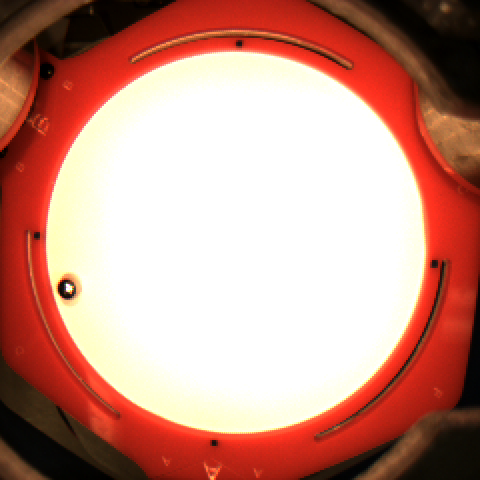
%> input picture images/vitesse_max_version 2/bmp/image_1253.bmp, 480 x 480 px
$ octave correlation_manuel.m   (GNU Octave 9; MATLAB toolbox functions it lacks are replaced by stand-ins)
%> lines starting %> are read from the running program, lines starting %| are printed output that depends on the picture
### Code_Revue_3/Matlab/detection_plaque.m
function [Coords, Centre, Rayon] = detection_plaque(greenImage)

    % Constantes
    [IMAGE_WIDTH,IMAGE_HEIGHT] = size(greenImage);

    HALF_IMAGE_WIDTH = IMAGE_WIDTH/2;
    HALF_IMAGE_HEIGHT = IMAGE_HEIGHT/2;

    THIRD_IMAGE_WIDTH = IMAGE_WIDTH/3;
    THIRD_IMAGE_HEIGHT = IMAGE_HEIGHT/3;

    MAX_SCALE = 0.5;
    DIAMETER_TOLERENCE = 1.05;

    % Variables
    max = [ 0 0 ];
    max_chosen = [ 0 0 ];
    index_X = [ 0 0 ];
    index_Y = [ 0 0 ];
    intensity_X = [ 0 0 ];
    intensity_Y = [ 0 0 ];

    % Detection du dessus de la plaque
    for j = 2 : THIRD_IMAGE_HEIGHT
        gx = greenImage(j-1, HALF_IMAGE_WIDTH-1) ...
            + 2*greenImage(j, HALF_IMAGE_WIDTH-1) ...
            + greenImage(j+1, HALF_IMAGE_WIDTH-1) ...
            - greenImage(j-1, HALF_IMAGE_WIDTH+1) ...
            - greenImage(j, HALF_IMAGE_WIDTH+1) ...
            - greenImage(j+1, HALF_IMAGE_WIDTH+1);

        gy = greenImage(j-1, HALF_IMAGE_WIDTH-1) ...
            + 2*greenImage(j-1, HALF_IMAGE_WIDTH) ...
            + greenImage(j-1, HALF_IMAGE_WIDTH+1) ...
            - greenImage(j+1, HALF_IMAGE_WIDTH-1) ...
            - greenImage(j+1, HALF_IMAGE_WIDTH) ...
            - greenImage(j+1, HALF_IMAGE_WIDTH+1);

        g = sqrt(double(gx*gx + gy*gy));

        if g > max(1)*MAX_SCALE
            intensity_Y(1) = intensity_Y(1)+g;
            max_chosen(1) = g;
            index_Y(1) = j;
            if max_chosen(1) > max(1)
                max(1) = max_chosen(1);
            end
        end
    end

    % Detection du dessous de la plaque
    for j = IMAGE_HEIGHT - 1 : -1 : THIRD_IMAGE_HEIGHT*2
        gx = greenImage(j-1, HALF_IMAGE_WIDTH-1) ...
            + 2*greenImage(j, HALF_IMAGE_WIDTH-1) ...
            + greenImage(j+1, HALF_IMAGE_WIDTH-1) ...
            - greenImage(j-1, HALF_IMAGE_WIDTH+1) ...
            - greenImage(j, HALF_IMAGE_WIDTH+1) ...
            - greenImage(j+1, HALF_IMAGE_WIDTH+1);

        gy = greenImage(j-1, HALF_IMAGE_WIDTH-1) ...
            + 2*greenImage(j-1, HALF_IMAGE_WIDTH) ...
            + greenImage(j-1, HALF_IMAGE_WIDTH+1) ...
            - greenImage(j+1, HALF_IMAGE_WIDTH-1) ...
            - greenImage(j+1, HALF_IMAGE_WIDTH) ...
            - greenImage(j+1, HALF_IMAGE_WIDTH+1);

        g = sqrt(double(gx*gx + gy*gy));

        if g > max(2)*MAX_SCALE
            intensity_Y(2) = intensity_Y(2)+g;
            max_chosen(2) = g;
            index_Y(2) = j;
            if max_chosen(2) > max(2)
                max(2) = max_chosen(2);
            end
        end
    end

    max = [ 0 0 ];
    max_chosen = [ 0 0 ];

    % Detection du cote gauche de la plaque
    for j = 2 : THIRD_IMAGE_WIDTH
        gx = greenImage(HALF_IMAGE_HEIGHT-1, j-1) ...
            + 2*greenImage(HALF_IMAGE_HEIGHT, j-1) ...
            + greenImage(HALF_IMAGE_HEIGHT+1, j-1) ...
            - greenImage(HALF_IMAGE_HEIGHT-1, j+1) ...
            - greenImage(HALF_IMAGE_HEIGHT, j+1) ...
            - greenImage(HALF_IMAGE_HEIGHT+1, j+1);

        gy = greenImage(HALF_IMAGE_HEIGHT-1, j-1) ...
            + 2*greenImage(HALF_IMAGE_HEIGHT-1, j) ...
            + greenImage(HALF_IMAGE_HEIGHT-1, j+1) ...
            - greenImage(HALF_IMAGE_HEIGHT+1, j-1) ...
            - greenImage(HALF_IMAGE_HEIGHT+1, j) ...
            - greenImage(HALF_IMAGE_HEIGHT+1, j+1);

        g = sqrt(double(gx*gx + gy*gy));

        if g > max(1)*MAX_SCALE
            intensity_X(1) = intensity_X(1)+g;
            max_chosen(1) = g;
            index_X(1) = j;
            if max_chosen(1) > max(1)
                max(1) = max_chosen(1);
            end
        end
    end

    % Detection du cote droite de la plaque
    for j = IMAGE_WIDTH-1 : -1 : THIRD_IMAGE_WIDTH*2
        gx = greenImage(HALF_IMAGE_HEIGHT-1, j-1) ...
            + 2*greenImage(HALF_IMAGE_HEIGHT, j-1) ...
            + greenImage(HALF_IMAGE_HEIGHT+1, j-1) ...
            - greenImage(HALF_IMAGE_HEIGHT-1, j+1) ...
            - greenImage(HALF_IMAGE_HEIGHT, j+1) ...
            - greenImage(HALF_IMAGE_HEIGHT+1, j+1);

        gy = greenImage(HALF_IMAGE_HEIGHT-1, j-1) ...
            + 2*greenImage(HALF_IMAGE_HEIGHT-1, j) ...
            + greenImage(HALF_IMAGE_HEIGHT-1, j+1) ...
            - greenImage(HALF_IMAGE_HEIGHT+1, j-1) ...
            - greenImage(HALF_IMAGE_HEIGHT+1, j) ...
            - greenImage(HALF_IMAGE_HEIGHT+1, j+1);

        g = sqrt(double(gx*gx + gy*gy));

        if g > max(2)*MAX_SCALE
            intensity_X(2) = intensity_X(2)+g;
            max_chosen(2) = g;
            index_X(2) = j;
            if max_chosen(2) > max(2)
                max(2) = max_chosen(2);
            end
        end
    end

    diametre_X = index_X(2) - index_X(1);
    diametre_Y = index_Y(2) - index_Y(1);

    if diametre_X > diametre_Y * DIAMETER_TOLERENCE
        if intensity_Y(1) > intensity_Y(2)
            index_Y(1) = index_Y(2) - diametre_X;
        else
            index_Y(2) = index_Y(1) + diametre_X;
        end
        diametre_Y = diametre_X;
    elseif diametre_Y > diametre_X * DIAMETER_TOLERENCE
        if intensity_X(1) > intensity_X(2)
            index_X(1) = index_X(2) - diametre_Y;
        else
            index_X(2) = index_X(1) + diametre_Y;
        end
        diametre_X = diametre_Y;
    end

    center_X = (index_X(1) + index_X(2))/2;
    center_Y = (index_Y(1) + index_Y(2))/2;

    Coords = [index_X(1) index_Y(1) index_X(2) index_Y(2)];
    Centre = [center_X center_Y];
    Rayon = (diametre_X + diametre_Y) / 4;
end

### Code_Revue_3/Matlab/correlation_manuel.m
clc
clear
close all

GREEN = 2;

image = imread('C:\Users\mat_8\Desktop\S4\Projet\git\detection\images\vitesse_max_version_3\bmp\image_1253.bmp');
%> image is the input picture: size 480x480x3 uint8; mean R, G, B 198.7, 146, 133.2
bille = imread('C:\Users\mat_8\Desktop\S4\Projet\git\detection\images\bille_verte.bmp');
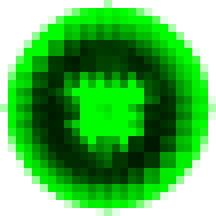
%> input picture images/bille_verte.bmp, 27 x 27 px (shown 8 times larger)
%> bille is the input picture: size 27x27x3 uint8; mean R, G, B 77.6, 183.9, 77.6

bille = 255 - bille;
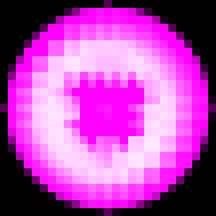
%> bille: size 27x27x3 uint8 (shown 8 times larger); mean R, G, B 177.4, 71.1, 177.4

[center, rayon] = detection_plaque(image);
%> the loop in detection_plaque, `for j = 2 : THIRD_IMAGE_HEIGHT` made 479 passes
%> (gx, gy, g) on passes 1 to 3: (0, 0, 0), (0, 0, 0), (0, 0, 0)
%> the run ends on the next line
